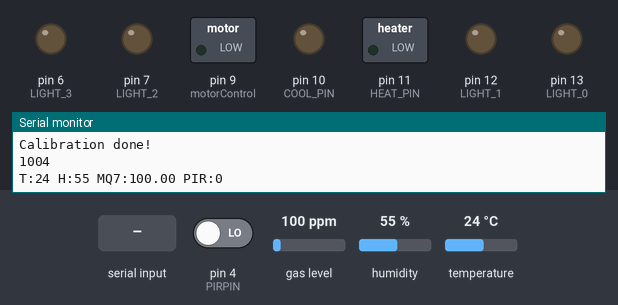
This sketch was run on a simulated Arduino Uno, built with avr-gcc and run on an emulated ATmega328P. Shown: switched loads named in the sketch (green lamp = pin HIGH), output pins drawn as LEDs (lit = HIGH), the last lines printed to the serial monitor. The inputs (shaded band) are chosen by the test bench; at power-on: pin 4 (PIRPIN) LOW, gas level 100 ppm, humidity 55 %, temperature 24 °C.

Above: at 1.2 s.
1.3 s: "Q1" received over Serial
At 2.9 s:
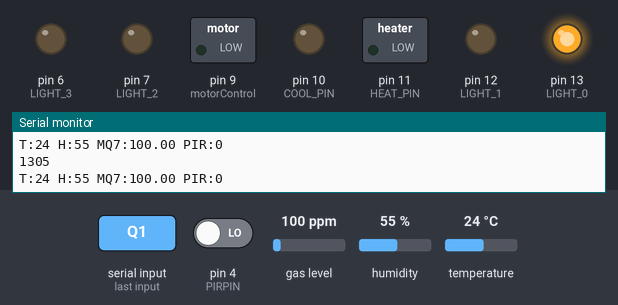
3.8 s: "W1" received over Serial
At 5.9 s:
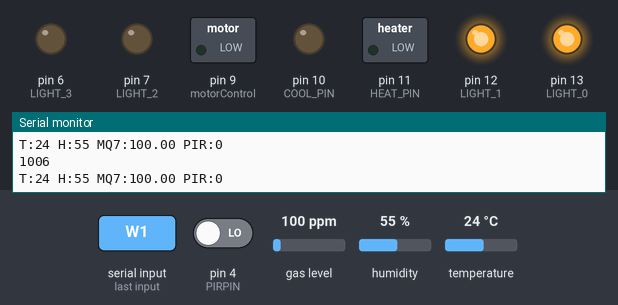
6.3 s: "Q0" received over Serial
At 7.7 s:
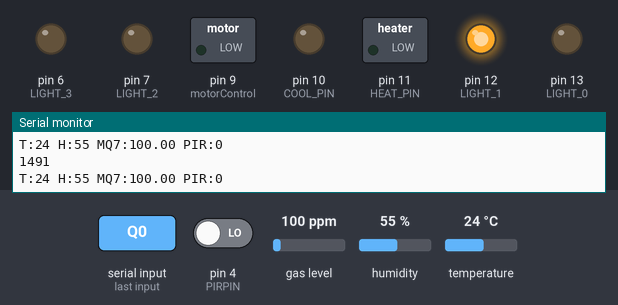
8.8 s: "E1" received over Serial
At 10.7 s:
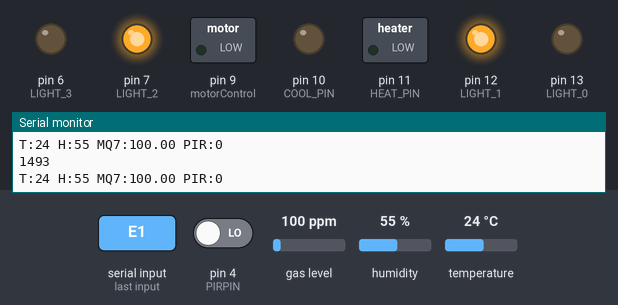
11.3 s: "W0" received over Serial
At 13.4 s:
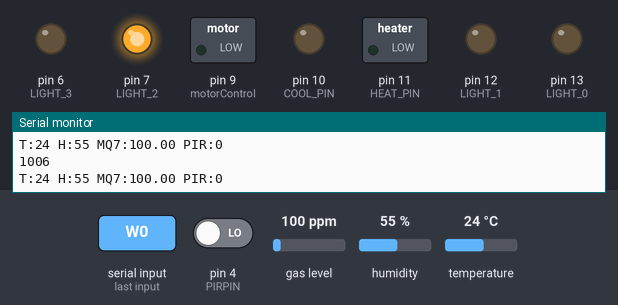
13.8 s: "R1" received over Serial
At 15.2 s:
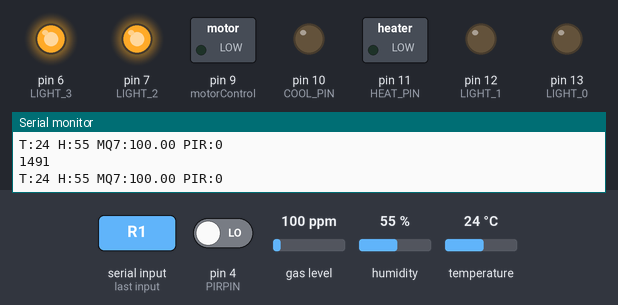
Timing chart, 0 to 16.8 s (numbered marks = the images above; inputs shaded):
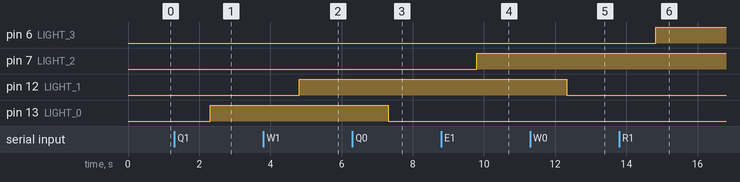

The sketch:

SENSORS_ARDUINO.ino
```cpp
#include <MQ7.h>
#include <SimpleDHT.h>

// for DHT11,
//      VCC: 5V or 3V
//      GND: GND
//      DATA: 2
#define pinDHT11 2
SimpleDHT11 dht11;

#define A_PIN A2
#define VOLTAGE 5

#define LIGHT_0 13 // LIGHTS LED PINS
#define LIGHT_1 12
#define LIGHT_2 7
#define LIGHT_3 6

unsigned char light0 = 0; // LIGHTS control variables
unsigned char light1 = 0;
unsigned char light2 = 0;
unsigned char light3 = 0;

#define TEMP_CONTROL_MAX_VALUE 255
#define HEAT_PIN 11
#define COOL_PIN 10
#define PIRPIN 4

#define pushButton 8
#define motorControl 9

MQ7 mq7(A_PIN, VOLTAGE);
unsigned long lastMillis;
#define SENSOR_PERIOD 1000

float heatProcent = 0;
float coolProcent = 0;

unsigned char heatOn = 0;
unsigned char coolOn = 0;

String serialCommand;

byte temperature = 0;
byte humidity = 0;
byte data[40] = {0};

void setup()
{
    Serial.begin(9600);
    Serial.println("Calibrating MQ7");
    // mq7.calibrate(); // calculates R0
    Serial.println("Calibration done!");
    pinMode(PIRPIN, INPUT);
    // output for heating control
    pinMode(HEAT_PIN, OUTPUT);

    pinMode(COOL_PIN, OUTPUT);

    // output for lioghts

    pinMode(LIGHT_0, OUTPUT);
    pinMode(LIGHT_1, OUTPUT);
    pinMode(LIGHT_2, OUTPUT);
    pinMode(LIGHT_3, OUTPUT);

    // make the pushbutton's pin an input:

    pinMode(pushButton, INPUT);

    // make the transistor's pin an output:

    pinMode(motorControl, OUTPUT);
}

void loop()
{
    serialInControls();

    if (millis() - lastMillis >= SENSOR_PERIOD)
    {
        Serial.println(millis() - lastMillis);
        lastMillis = millis();
        sensorToSerial((int)temperature, (int)humidity);
    }

        controlAC();
    lightControl();

    if (dht11.read(pinDHT11, &temperature, &humidity, data))
    {
        // Serial.print("Read DHT11 failed");
        delay(50);
        return;
    }
}

void sensorToSerial(int temperature, int humidity)
{
    Serial.print("T:");
    Serial.print((int)temperature);
    Serial.print(" ");
    Serial.print("H:");
    Serial.print((int)humidity);
    Serial.print(" ");
    Serial.print("MQ7:");
    Serial.print(mq7.readPpm());
    Serial.print(" ");
    Serial.print("PIR:");
    Serial.print(digitalRead(PIRPIN));
    Serial.println(" ");
}

void lightControl()
{
    if (light0)
    {
        digitalWrite(LIGHT_0, HIGH);
    }
    else
    {
        digitalWrite(LIGHT_0, LOW);
    }

    if (light1)
    {
        digitalWrite(LIGHT_1, HIGH);
    }
    else
    {
        digitalWrite(LIGHT_1, LOW);
    }
    if (light2)
    {
        digitalWrite(LIGHT_2, HIGH);
    }
    else
    {
        digitalWrite(LIGHT_2, LOW);
    }
    if (light3)
    {
        digitalWrite(LIGHT_3, HIGH);
    }
    else
    {
        digitalWrite(LIGHT_3, LOW);
    }
}

void controlAC()
{
    if (coolOn)
    {
        analogWrite(COOL_PIN, (int)(coolProcent * TEMP_CONTROL_MAX_VALUE));
    }
    else
    {
        analogWrite(COOL_PIN, 0);
    }

    if (heatOn)
    {
        analogWrite(HEAT_PIN, (int)(heatProcent * TEMP_CONTROL_MAX_VALUE));
    }
    else
    {
        analogWrite(HEAT_PIN, 0);
    }
}

void serialInControls()
{
    if (Serial.available() > 0)
    {
        serialCommand = Serial.readString();
        if (serialCommand.charAt(0) == 'C') // cooling control
        {
            heatOn = 0;
            coolOn = 1;
            serialCommand.remove(0, 2);
            coolProcent = serialCommand.toFloat();
        }
        if (serialCommand.charAt(0) == 'H') // heating control
        {
            coolOn = 0;
            heatOn = 1;
            serialCommand.remove(0, 2);
            heatProcent = serialCommand.toFloat();
        }
        if (serialCommand == "Q1")
        {
            light0 = 1;
        }
        if (serialCommand == "Q0")
        {
            light0 = 0;
        }

        if (serialCommand == "W1")
        {
            light1 = 1;
        }
        if (serialCommand == "W0")
        {
            light1 = 0;
        }

        if (serialCommand == "E1")
        {
            light2 = 1;
        }
        if (serialCommand == "E0")
        {
            light2 = 0;
        }

        if (serialCommand == "R1")
        {
            light3 = 1;
        }
        if (serialCommand == "R0")
        {
            light3 = 0;
        }

        serialCommand = "";
    }
}
```

Measured:
- after the input at 1.3 s, pin 13 (LIGHT_0): LOW → HIGH after 1.0 s
- after the input at 3.8 s, pin 12 (LIGHT_1): LOW → HIGH after 1.0 s
- after the input at 6.3 s, pin 13 (LIGHT_0): HIGH → LOW after 1.0 s
- after the input at 8.8 s, pin 7 (LIGHT_2): LOW → HIGH after 1.0 s
- after the input at 11.3 s, pin 12 (LIGHT_1): HIGH → LOW after 1.0 s
- after the input at 13.8 s, pin 6 (LIGHT_3): LOW → HIGH after 1.0 s
